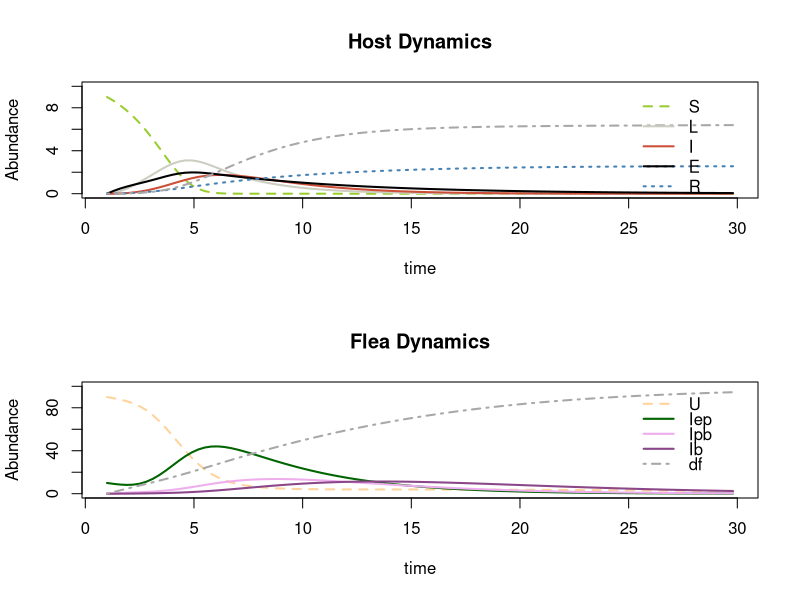

Recreate this plot in R.
###############################################################################
### Model for Plague by Cedar Mitchell Spring 2017
### Exploring the importance of early-phase vs blocked fleas in transmission
###############################################################################


library(deSolve)

SIR.model=function(t,x,params){
  b = params["b"]           # biting rate of all fleas except blocked
  b_b = params["b_b"]       # biting rate of blocked fleas 
  mu = params["mu"]		      # natural mortality rate of rodent (uninfected) (mu_r in fig)
  p_ep = params["p_ep"]     # Proportion of ep fleas that transmit
  p_pb = params["p_pb"]     # Proportion of partially blocked fleas that transmit
  p_b = params["p_b"]       # Proportion of fully blocked fleas that transmit
  gamma = params["gamma"]		# recovery rate in rodent from low-dose flea infection
  epsilon = params["epsilon"]  #disease induced mortality rate in rodent from high-dose flea infection
  sigma = params["sigma"]   # rate to become infectious from latent class
  
  rho = params["rho"]       # transmisison efficiency of early phase fleas
  
  alpha = params["alpha"]     # proportion of fleas infected from host
  mu_f = params["mu_f"]       # natural mortality of flea
  mu_pb = params["mu_pb"]     # mortality of partially blocked flea
  mu_b = params["mu_b"]       # mortality of blocked flea
  
  lambdaA = params["lambdaA"] # rate of developing partial blockage from EP
  lambdaB = params["lambdaB"] # rate of clearing infection in EP (back to uninfected)
  lambdaC = params["lambdaC"] # rate of leaving EP (still infected but not enough to block)
  tau = params["tau"]         # rate of developing full blockage (from partial blockage)
  
  
  S=x[1]
  L=x[2]
  I=x[3]
  E=x[4]
  R=x[5]
  dr=x[6]
  
  
  U=x[7]
  Iep=x[8]
  Ipb=x[9]
  Ib=x[10]
  df=x[11]
  
  
  dS = -S*(b*p_pb*Ipb + b_b*p_b*Ib + b*p_ep*Iep) - mu*S   #Susceptible Rodent Pop
  dL = S*(b*p_pb*Ipb + b_b*p_b*Ib + b*p_ep*Iep*rho) - L*sigma  # doesn't have death here (-mu*L)   #infection of host, not yet infectious
  dI = sigma*L - I*epsilon  #infectious rodent hosts
  dE = S*b*p_ep*Iep*(1-rho) - E*(mu+gamma) #exposed rodents (non-infectious)
  dR = gamma*E - R*mu  # recovered rodents
  dr = mu*(S+R+E) + epsilon*I  #dead rodents
    
  dU = -b*alpha*U*I + (0.21*Iep*lambdaB) - U*mu_f #### Need to change these constants to parameters (proportion of Iep fleas that do the 3 diff things, sum to 1)   #Uninfected Flea pop
  dIep = b*alpha*U*I - ((0.21*Iep*lambdaB) + (0.13*Iep*lambdaC) + (0.66*Iep*lambdaA) + Iep*mu_f) #Infection of early phase fleas 
  dIpb = 0.66*Iep*lambdaA - Ipb*(tau+mu_pb) #Infection of partially blocked fleas
  dIb = tau*Ipb - mu_b*Ib  #Infection of fully blocked fleas
  df = mu_f*(U+Iep) + (mu_pb*Ipb) + mu_b*Ib + 0.13*Iep*lambdaC # lost fleas
  
  list(c(dS,dL,dI,dE,dR,dr, dU,dIep,dIpb,dIb,df))
  
}
          
    

times=seq(1,30,by=0.3)					#time steps to output
xstart=c(S=9, L=0, I=0, E=0, R=0, dr=0, U=90, Iep=10, Ipb=0, Ib=0, df=0)	#beginning population sizes

parms=c(         # all parameter values are specified in days
  b=0.48,             # biting rate of fleas (uninfected,early-phase, & partially blocked)
  b_b=0.9,            # biting rate of blocked fleas 
  mu=1/365,           # natural mortality rate of rodent (uninfected)
  p_ep=2/83,          # Proportion of ep fleas that transmit
  p_pb=5/26,          # Proportion of partially blocked fleas that transmit
  p_b=10/20,          # Proportion of fully blocked fleas that transmit
  sigma=1/2.6,        # rate to become infectious from latent class
  gamma=1/7,          # recovery rate in rodent from low-dose flea infection
  epsilon=1/2,        # disease induced mortality rate in rodent from high-dose flea infection
  rho=0.1,
  mu_f=1/20.6,        # natural mortality of flea
  alpha=19/20,        # proportion of fleas infected from host
  lambdaA=1/5.05,     # rate of developing partial blockage from EP
  lambdaB=1/3,        # rate of clearing infection in EP (back to uninfected)
  lambdaC=1/3,        # rate of leaving EP (still infected but not enough to block)
  mu_pb=1/12.3,       # mortality of partially blocked flea
  tau=1/4.8,          # rate of developing full blockage
  mu_b=1/6)	          # mortality of blocked flea

out=lsoda(xstart, times, SIR.model, parms)  #run the model

time=out[,1]
S=out[,2]
L=out[,3]
I=out[,4]	
E=out[,5]
R=out[,6]
dr=out[,7]

U=out[,8]
Iep=out[,9]
Ipb=out[,10]
Ib=out[,11]
df=out[,12]

par(mfrow=c(2,1))
plot(time,S,ylab="Abundance",xlab="time",type="l",col="olivedrab3",lwd=2,ylim=c(0,max(10)),lty=2)
lines(time,L,col="ivory3",lwd=2)
lines(time,I,col="tomato3",lwd=2)
lines(time,E,col="black",lwd=2)
lines(time,R,col="steelblue",lwd=2,lty=3)
lines(time,dr,col="grey66",lwd=2, lty=4)
legend(25,10,c("S","L","I","E","R","dr"),col=c("olivedrab3","ivory3","tomato3","black","steelblue","grey66"),bty="n",lty=c(2,1,1,1,3,4),lwd=2)
title(main="Host Dynamics")


plot(time,U,col="burlywood1",lwd=2,lty=2,ylab="Abundance",xlab="time", type="l",ylim=c(0,max(100)))
lines(time,Iep,col="darkgreen",lwd=2,lty=1)
lines(time,Ipb,col="plum2",lwd=2,lty=1)
lines(time,Ib,col="orchid4",lwd=2,lty=1)
lines(time,df,col="grey66",lwd=2, lty=4)
title(main="Flea Dynamics")


legend(25,100,c("U","Iep","Ipb","Ib","df"),col=c("burlywood1","darkgreen","plum2","orchid4","grey66"),bty="n",lty=c(2,1,1,1,4),lwd=2,x.intersp = 1, y.intersp = 0.75)
out
